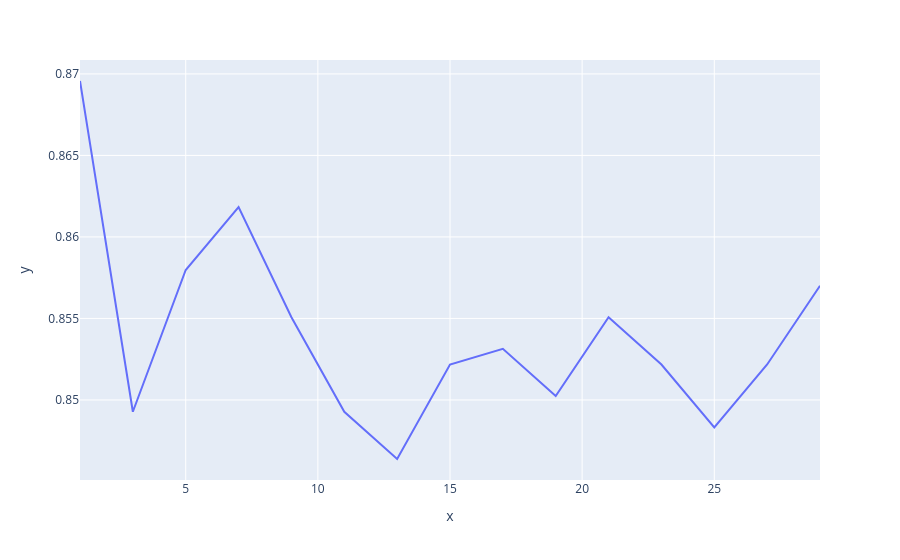

Notebook source saved alongside this figure:
### Code cell
px.line(x=k_values, y=accuracy_values)

### Figure 1 — Plotly figure (JSON) as saved in the notebook; plotly's stock layout.template omitted (floating-point values rounded to 4 significant figures)
{"data": [{"hovertemplate": "x=%{x}<br>y=%{y}<extra></extra>", "legendgroup": "", "line": {"color": "#636efa", "dash": "solid"}, "marker": {"symbol": "circle"}, "mode": "lines", "name": "", "orientation": "v", "showlegend": false, "type": "scatter", "x": [1, 3, 5, 7, 9, 11, 13, 15, 17, 19, 21, 23, 25, 27, 29], "xaxis": "x", "y": [0.8696, 0.8493, 0.858, 0.8618, 0.8551, 0.8493, 0.8464, 0.8522, 0.8531, 0.8502, 0.8551, 0.8522, 0.8483, 0.8522, 0.857], "yaxis": "y"}], "layout": {"legend": {"tracegroupgap": 0}, "margin": {"t": 60}, "xaxis": {"anchor": "y", "domain": [0, 1], "title": {"text": "x"}}, "yaxis": {"anchor": "x", "domain": [0, 1], "title": {"text": "y"}}}}
